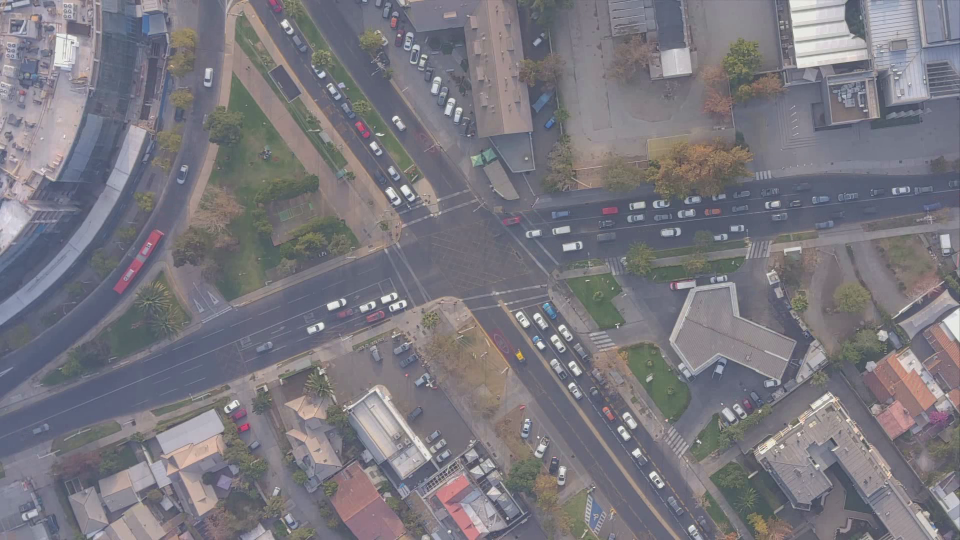
#> input picture frame 10 of research/tracking_methods/video reference DFS/video_sift_estabilizado_filtrado.mp4, 1920 x 1080 px, given in place of video_sim_30s.mp4, which was not available (shown at 1/2 size)
$ python simulated_movement.py
#> lines starting #> are read from the running program, lines starting #| are printed output that depends on the picture; pictures that were not available may be replaced by others from this repository, and a replacement may not be noted
import cv2
import numpy as np
import matplotlib.pyplot as plt

def reformat_affine_parameters(parameters_array):
  inverse_transformed_array = []

  for params in parameters_array:
    theta = params[0]
    s = params[1]
    tx = params[2]
    ty = params[3]

    cos_theta = np.cos(theta)
    sin_theta = np.sin(theta)

    matrix = np.matrix([
      [cos_theta * s, -sin_theta * s, tx],
      [sin_theta * s, cos_theta * s, ty]
    ])

    inverse_transformed_array.append(matrix)

  return inverse_transformed_array

def plot_line_graph(array, title=None, x_label="frames"):
#> called with title = 'Rotations', x_label = 'Frame'
    x = range(len(array))
    y = array

    plt.plot(x, y)
    plt.xlabel(x_label)
    plt.title(title)
    plt.show()
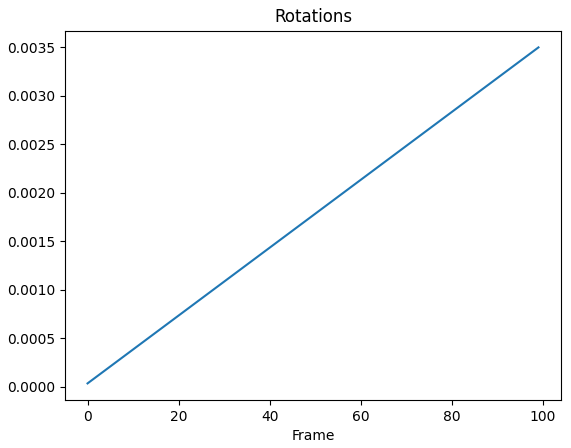
#> figure drawn by matplotlib, 1 panel; curve peaks at x = 99, y = 0.0035

def process_video(input_path, output_path, window_height, window_width, angle, dx, dy):
    cap = cv2.VideoCapture(input_path)
    width = int(cap.get(cv2.CAP_PROP_FRAME_WIDTH))
    height = int(cap.get(cv2.CAP_PROP_FRAME_HEIGHT))
    fps = cap.get(cv2.CAP_PROP_FPS)
    total_frames = int(cap.get(cv2.CAP_PROP_FRAME_COUNT))

    # Arreglos de movimiento para cada frame
    rotations = [angle*(1 + i) for i in range(total_frames)]
    plot_line_graph(rotations, 'Rotations', 'Frame')
    x_translations = [dx*(1 + i) for i in range(total_frames)]
    plot_line_graph(x_translations, 'X Translations', 'Frame')
#> call 2 of plot_line_graph, with title = 'X Translations', x_label = 'Frame'
#> in plot_line_graph (call 2), `plt.show()`:
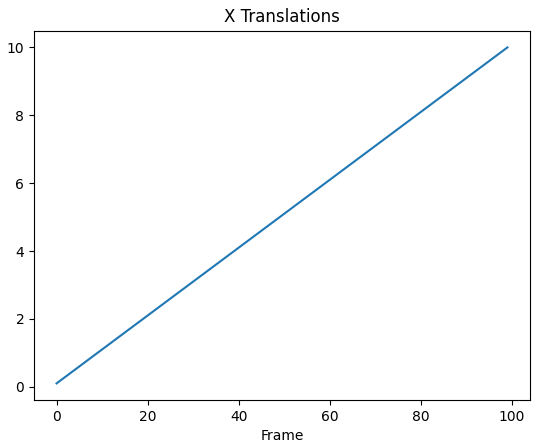
#> figure drawn by matplotlib, 1 panel; curve peaks at x = 99, y = 10
    y_translations = [dy*(1 + i) for i in range(total_frames)]
    plot_line_graph(y_translations, 'Y Translations', 'Frame')
#> call 3 of plot_line_graph, with title = 'Y Translations', x_label = 'Frame'
#> in plot_line_graph (call 3), `plt.show()`:
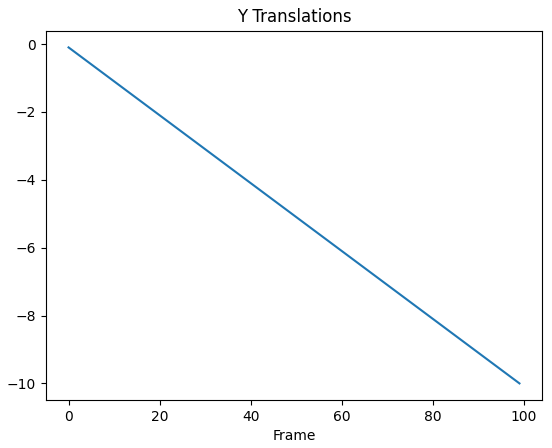
#> figure drawn by matplotlib, 1 panel; curve peaks at x = 0, y = -0.1

    n, amplitude, frequency, phase = total_frames, 0.0035, 1.5, np.pi
    scalings = amplitude * np.sin(np.linspace(0, 2 * np.pi * frequency, n) + phase)+1
    plot_line_graph(scalings, 'Scaling', 'Frame')
#> call 4 of plot_line_graph, with array = array of shape (100,), title = 'Scaling', x_label = 'Frame'
#> in plot_line_graph (call 4), `plt.show()`:
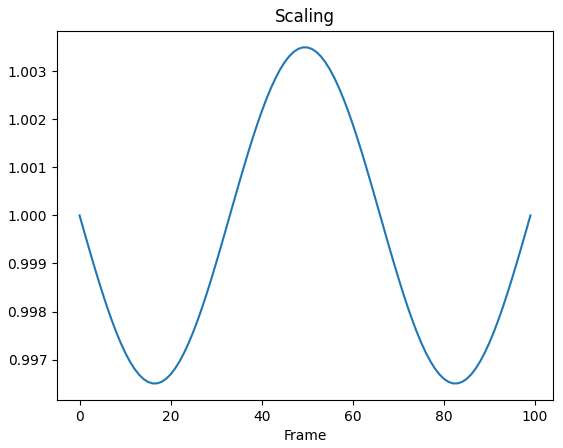
#> figure drawn by matplotlib, 1 panel; curve peaks at x = 49, y = 1

    parameters = [np.array([rotations[i], scalings[i], x_translations[i], y_translations[i]]) for i in range(len(rotations))]

    movement_matrices = reformat_affine_parameters(parameters)

    # Create output video writer
    fourcc = cv2.VideoWriter_fourcc(*"mp4v")
    out = cv2.VideoWriter(output_path, fourcc, fps, (window_width, window_height))

    frame_count = 0
    while True:
      ret, frame = cap.read()
#> frame is the input picture: shape (1080, 1920, 3); mean B, G, R 127.4, 120.1, 122.4
      if not ret:
        break

      # Aplicar transformaciones
      translated_rotated_frame = cv2.warpAffine(frame, movement_matrices[frame_count], (width, height))

      # Calculate the window coordinates
      window_x = int((width - window_width)/2)
      window_y = int((height - window_height)/2)

      # Extract the window
      window = translated_rotated_frame[window_y:window_y + window_height, window_x:window_x + window_width]
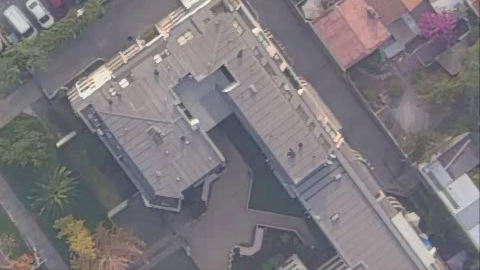
#> window: shape (270, 480, 3); mean B, G, R 125, 120.5, 124.8

      # Write the window to the output video
      out.write(window)

      cv2.imshow('Processed Video', window)
      if cv2.waitKey(1) & 0xFF == ord('q'):
#> (key q is pressed here)
        break
      if frame_count%100 == 0:
        print(f"Frame: {frame_count} of {total_frames}")

      frame_count += 1

    print("Done!")
    cap.release()
    out.release()
    cv2.destroyAllWindows()

# Example usage
input_video = "video_sim_30s.mp4"
output_video = "video_sim_30s_movement.mp4"
window_width = 2880
window_height = 1620
angle = 0.000035  # Rotation angle in degrees
dx = 0.1      # Translation in x-direction
dy = -0.1      # Translation in y-direction

process_video(input_video, output_video, window_height, window_width, angle, dx, dy)

$ run again, starting later in the video
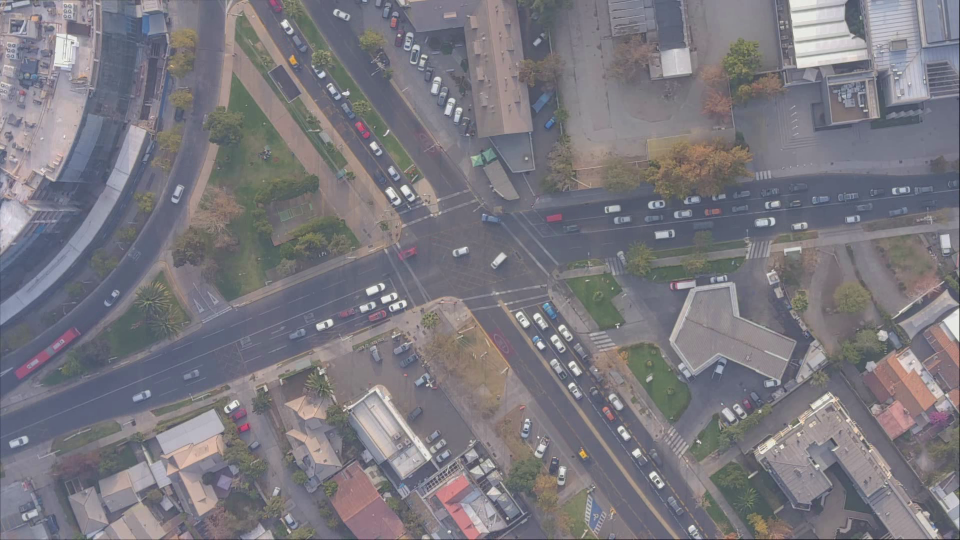
#> input picture frame 45 of research/tracking_methods/video reference DFS/video_sift_estabilizado_filtrado.mp4, 1920 x 1080 px, given in place of video_sim_30s.mp4, which was not available (shown at 1/2 size)
#> in process_video, frame is the input picture: shape (1080, 1920, 3); mean B, G, R 127.4, 120.6, 123
#> in process_video, `window = translated_rotated_frame[window_y:window_y + window_height, w..`:
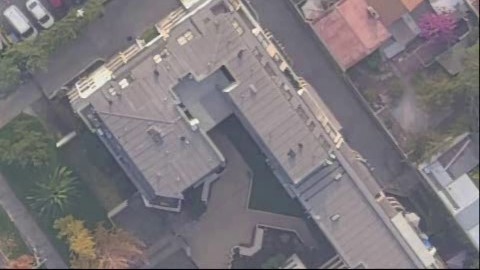
#> window: shape (270, 480, 3); mean B, G, R 124.7, 120.5, 125

$ run again, starting later in the video
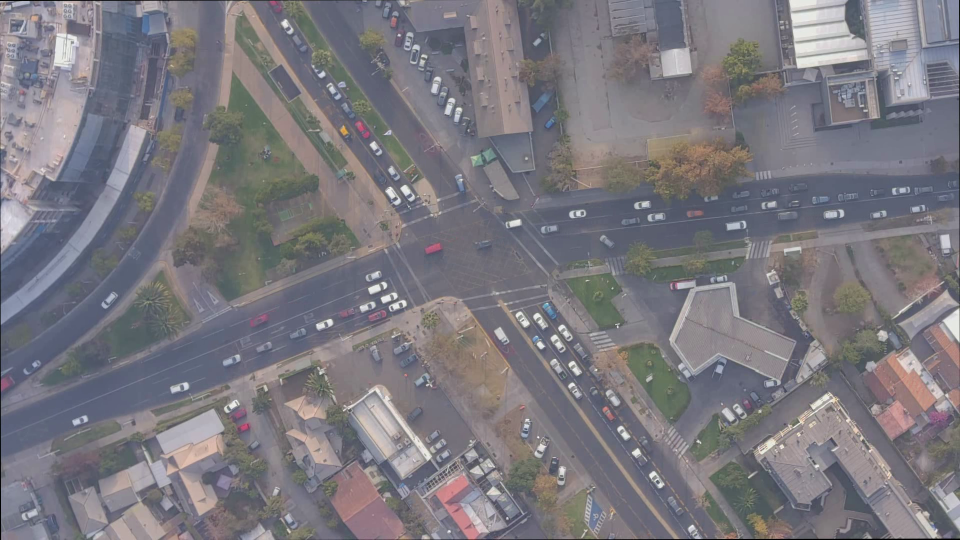
#> input picture frame 80 of research/tracking_methods/video reference DFS/video_sift_estabilizado_filtrado.mp4, 1920 x 1080 px, given in place of video_sim_30s.mp4, which was not available (shown at 1/2 size)
#> in process_video, frame is the input picture: shape (1080, 1920, 3); mean B, G, R 126.8, 120.2, 122.7
#> in process_video, `window = translated_rotated_frame[window_y:window_y + window_height, w..`:
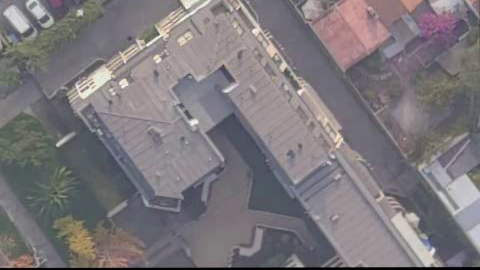
#> window: shape (270, 480, 3); mean B, G, R 124, 120, 124.8
